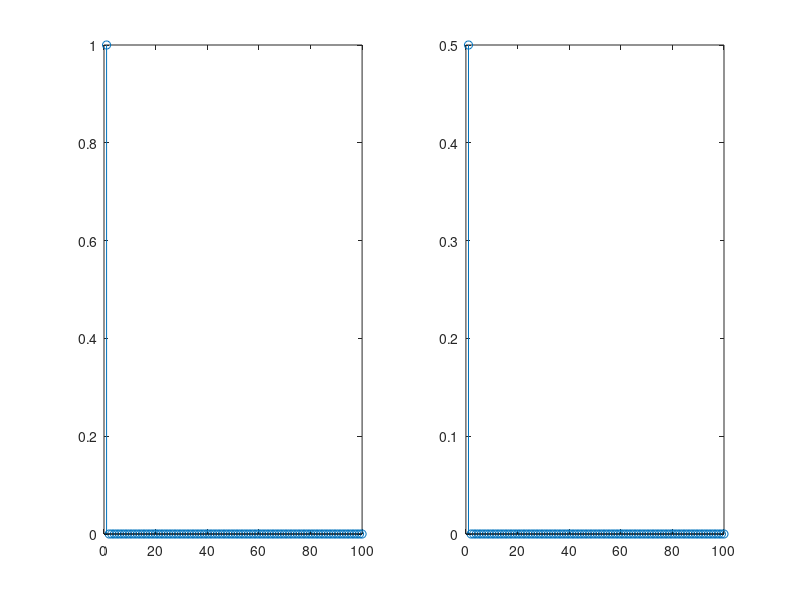

Reproduce this figure in MATLAB.
%%
%a)
N=100;
n=1:100;
a=0.1;
b=0.2;
ss1=cos(2*pi*a*n);
%teste
%subplot(2,2,1);
%stem(n,ss1);

ss2=cos(2*pi*b*n);
%teste
%subplot(2,2,2);
%stem(n,ss2);

%%
%b)Obter sinusoidal amortecida
r=0.8;
expo=r.^n;
ss3=expo.*ss1;
subplot(2,2,1);
stem(n,ss3);

%%
%c) 
%ESCOLHA DE UM SINAL UNITÁRIO
delta=[1 zeros(1,N-1)];
subplot(1,2,1);
stem(n,delta);
A=0.5;
Ad=A*delta;
subplot(1,2,2)
stem(n,Ad);

%R;alterações a nivel da amplitude(eixo dos y)